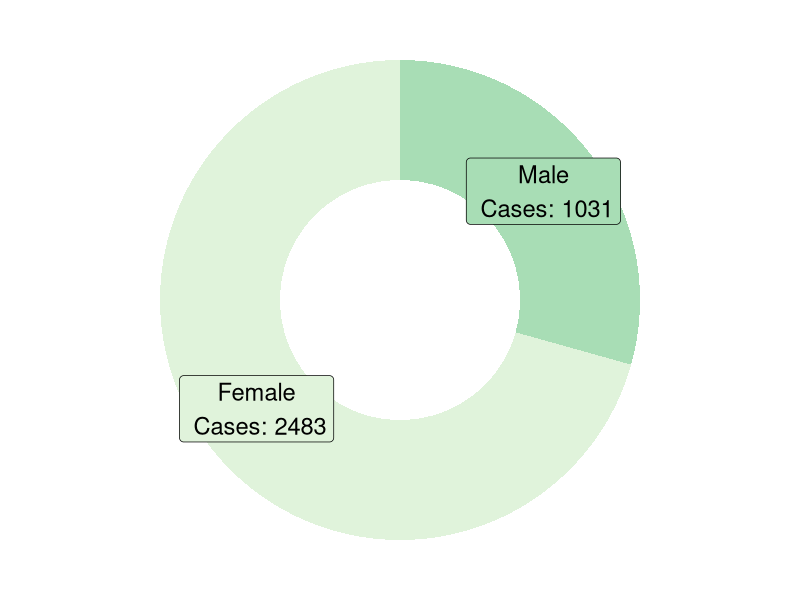

Write the R code that produced this figure.
library(readxl)
library(ggplot2)
my_data <- read_excel("70batches.xlsx", 
                      sheet = "raw 70 batches", 
                      range = cell_cols("A:H"))

my_data$`the date of diagnosis`=sub("年","/",my_data$`the date of diagnosis`)
my_data$`the date of diagnosis`=sub("月","/",my_data$`the date of diagnosis`)
my_data$`the date of diagnosis`=sub("日","/",my_data$`the date of diagnosis`)

which(is.na(my_data$sex))

#Set female indicator as zero
my_data$sex=as.numeric(my_data$sex)
my_data$sex[my_data$sex==2]=0

n=length(my_data$sex)
n_male=sum(my_data$sex, na.rm=TRUE)
n_femal=n-n_male

sex_data <- data.frame(
  sex=c('Male', 'Female'),
  count=c(n_male, n_femal)
)

# Compute percentages
sex_data$fraction = sex_data$count / sum(sex_data$count)

# Compute the cumulative percentages (top of each rectangle)
sex_data$ymax = cumsum(sex_data$fraction)

# Compute the bottom of each rectangle
sex_data$ymin = c(0, head(sex_data$ymax, n=-1))

# Compute label position
sex_data$labelPosition <- (sex_data$ymax + sex_data$ymin) / 2

# Compute a good label
sex_data$label <- paste0(sex_data$sex, "\n Cases: ", sex_data$count)

# Make the plot
ggplot(sex_data, aes(ymax=ymax, ymin=ymin, xmax=4, xmin=3, fill=sex)) +
  geom_rect() +
  geom_label( x=3.5, aes(y=labelPosition, label=label), size=6) +
  scale_fill_brewer(palette=4) +
  coord_polar(theta="y") +
  xlim(c(2, 4)) +
  theme_void() +
  theme(legend.position = "none")

#######################################

